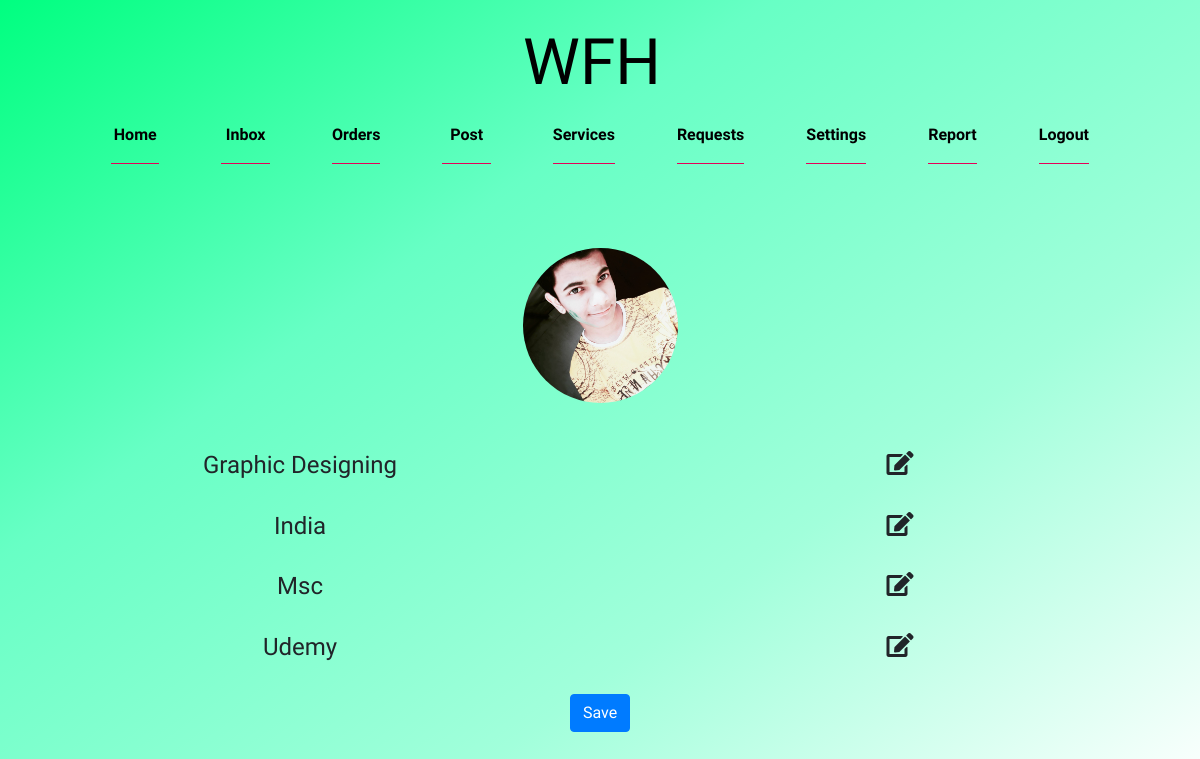
Before: /settings/ (signed in) with the older database file.
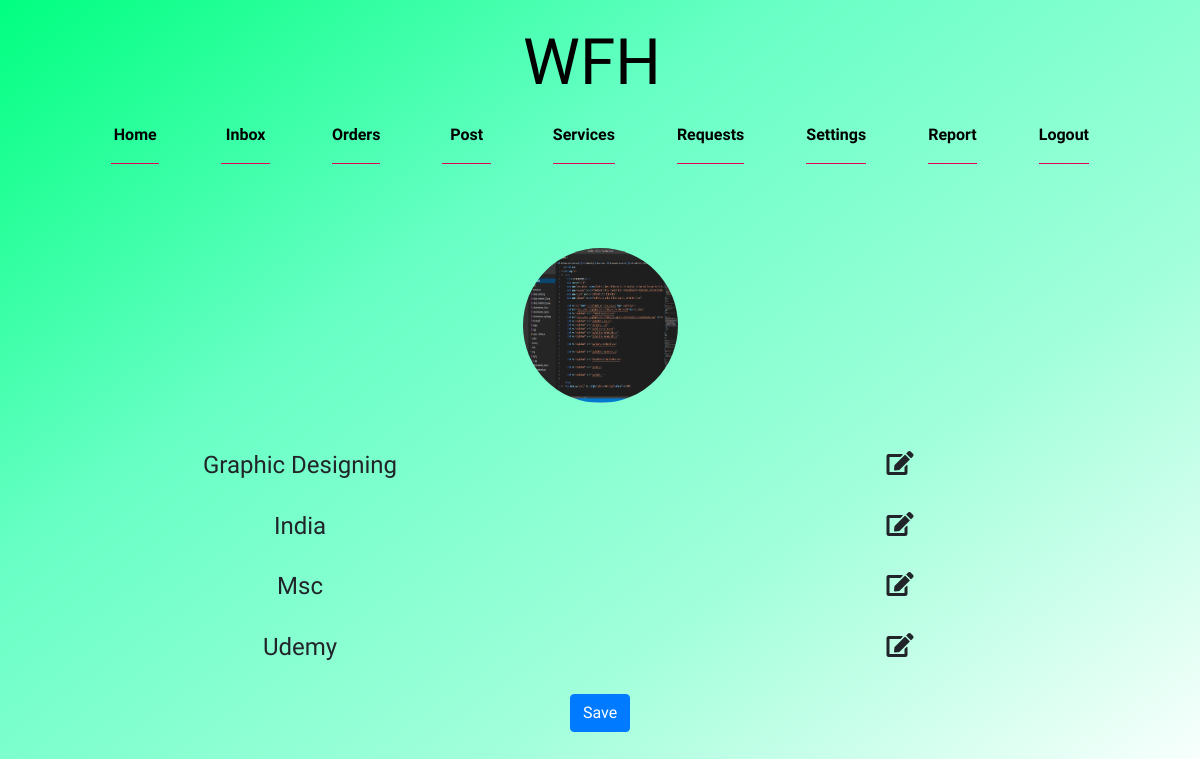
After: the same page with the newer database file.
### work_for_hire/models.py (models this page shows)
class port_folio(models.Model):
    user_id = models.CharField(max_length=40)
    picture = models.FileField(null=True)
    skills = models.CharField(max_length=40)
    country = models.CharField(max_length=40)
    degree = models.CharField(max_length=100)
    certification = models.CharField(max_length=100)

### work_for_hire/views.py (the view)
# urls.py: path('settings/', views.settings_page, name='settings_view'),
def settings_page(request):
    user = request.user.username
    try:
        p = port_folio.objects.get(user_id=user)
        return render(request, 'work_for_hire/seller/settings.html', {'p': p})
    except EOFError:
        return render(request, 'work_for_hire/seller/settings.html')

### templates/work_for_hire/seller/settings.html (shortened to what this page needs)
{% extends 'work_for_hire/seller/base.html' %}
{% block navbar %}
         {% if p %}
            <div class="col-md-12 text-center justify-content-center mx-auto" id="portfolio_form" style="margin: 40px; font-family:  Lobster;">
                    <form method="POST" action="{% url 'portfolio' up_id=user.username %}" enctype="multipart/form-data">
                            <div class="text-center row">
                                <div class="col-md-12 mx-auto " style="width: 155px; height: 155px;">
                                    {% if p.picture != 'False' %}
                                        <img alt="" class='dp_img img-responsive rounded-circle z-depth-2' width="155px" height="155px" src="{{ p.picture.url }}"/>
                                    {% else %}
                                        <i style="font-size: 8em" class="fas fa-user-circle"></i>
                                    {% endif %}
                                </div><br>
                            </div><br><br>
                            <div class="text-center row skills_form">
                                <h4 class="col-md-6">{{ p.skills }}</h4>
                                <i onclick="hideit('.skills_form', '.skills_field')" style="font-size: 1.5rem" class="fa fa-edit col-md-6"></i>
                            </div>
                            <br>
                            <div class="text-center row country_form">
                                <h4 class="col-md-6">{{ p.country }}</h4>
                                <i onclick="hideit('.country_form', '.country_field')" style="font-size: 1.5rem" class="fa fa-edit col-md-6"></i>
                            </div>
                            <br>
                            <div class="text-center row degree_form">
                                <h4 class="col-md-6">{{ p.degree }}</h4>
                                <i onclick="hideit('.degree_form', '.degree_field')" style="font-size: 1.5rem" class="fa fa-edit col-md-6"></i>
                            </div>
                            <br>
                            <div class="text-center row certify_form">
                                <h4 class="col-md-6">{{ p.certification }}</h4><br>
                                <i onclick="hideit('.certify_form', '.certify_field')" style="font-size: 1.5rem" class="fa fa-edit col-md-6"></i>
                            </div>
                            <br>
                            <div class="form-group">
                                <button type="submit" class="btn btn-primary">Save</button>
                            </div>
                    </form>
                </div>
        {% endif %}
{% endblock %}

Changed rows visible on the page:
changed port_folio "Graphic Designing": picture: a different picture
